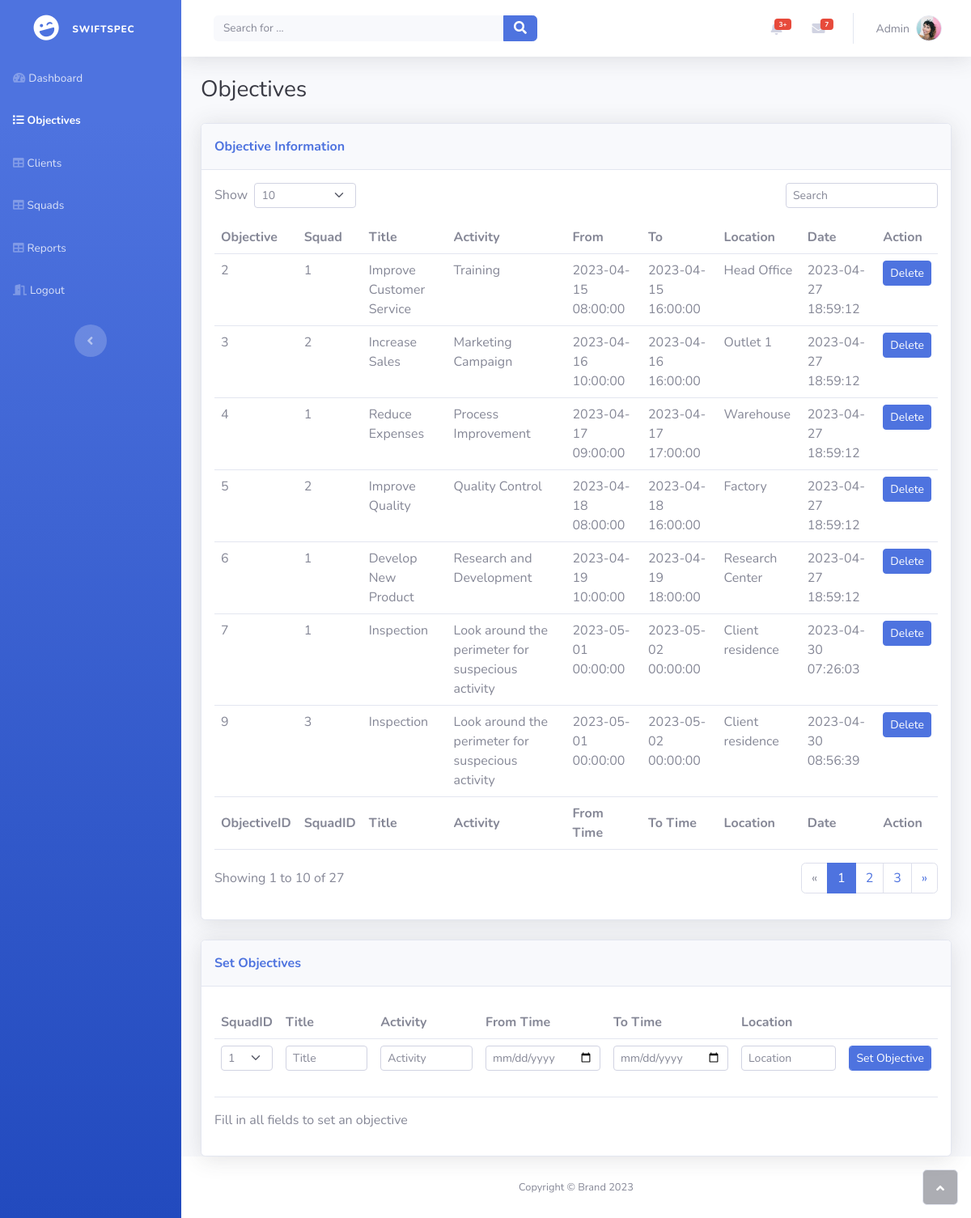
/objectives.php, run on an earlier commit of the app's database.
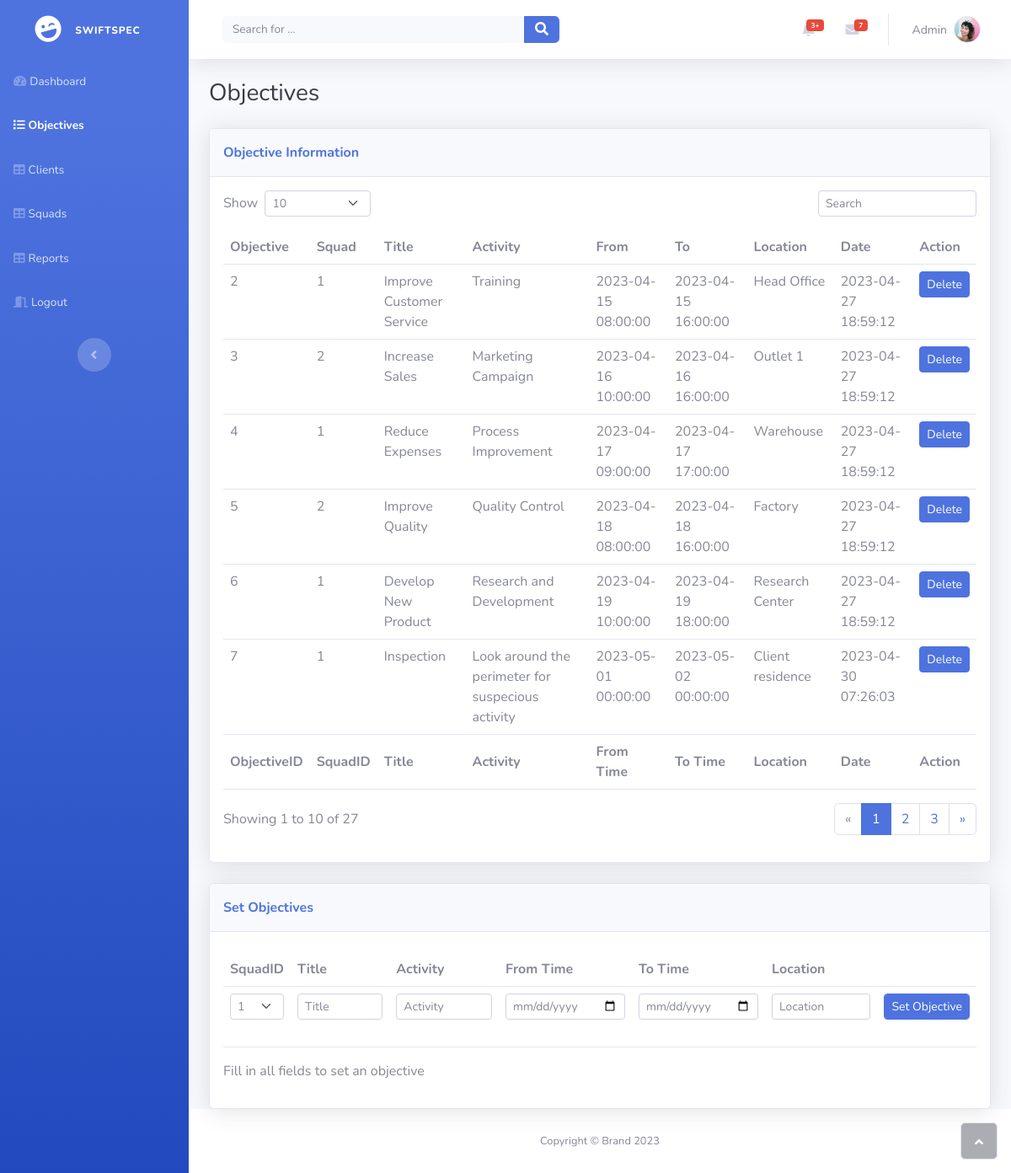
And on a later commit of the database.
### tables this page shows
CREATE TABLE `objectives` (
  `ObjectiveID` int(11) NOT NULL,
  `SquadID` int(11) DEFAULT NULL,
  `Title` varchar(50) DEFAULT NULL,
  `Activity` varchar(255) DEFAULT NULL,
  `FromTime` datetime DEFAULT NULL,
  `ToTime` datetime DEFAULT NULL,
  `Location` varchar(255) DEFAULT NULL,
  `DateSet` timestamp NOT NULL DEFAULT current_timestamp() ON UPDATE current_timestamp()
);

### php/displayobjectives.php (called while the page is built)
<?php
require_once 'connection.php';
$sql = "SELECT * FROM objectives";
$result = $connection->query($sql);
$rows = array();
if ($result->num_rows > 0) {
  while($row = $result->fetch_assoc()) {
    $rows[] = $row;
  }
}
?>

### php/listsquads.php (called while the page is built)
<?php
$sql = "SELECT SquadID FROM squad ORDER BY SquadID ASC";
$result = $connection->query($sql);
$rows = array();
if ($result->num_rows > 0) {
  while($row = $result->fetch_assoc()) {
    $rows[] = $row;
  }
}
?>

### objectives.php (the view, shortened to what this page needs)
<?php
    require_once 'php/connection.php';
    require_once 'php/displayobjectives.php';
?>
<!DOCTYPE html>
<html lang="en">
<head>
    <link rel="stylesheet" href="assets/bootstrap/css/bootstrap.min.css">
    <link rel="stylesheet" href="assets/fonts/fontawesome-all.min.css">
</head>
<body id="page-top">
    <div id="wrapper">
        <nav class="navbar navbar-dark align-items-start sidebar sidebar-dark accordion bg-gradient-primary p-0">
            <div class="container-fluid d-flex flex-column p-0"><a class="navbar-brand d-flex justify-content-center align-items-center sidebar-brand m-0" href="#">
                    <div class="sidebar-brand-icon rotate-n-15"><i class="fas fa-laugh-wink"></i></div>
                    <div class="sidebar-brand-text mx-3"><span style="font-size: 12px;">SwiftSpec</span></div>
                </a>
                <ul class="navbar-nav text-light" id="accordionSidebar">
                    <li class="nav-item"><a class="nav-link" href="admin.php"><i class="fas fa-tachometer-alt"></i><span>Dashboard</span></a></li>
                    <li class="nav-item"><a class="nav-link active" href="Objectives.php"><i class="fas fa-list"></i><span>Objectives</span></a></li>
                    <li class="nav-item"><a class="nav-link" href="clients.php"><i class="fas fa-table"></i><span>Clients</span></a></li>
                    <li class="nav-item"><a class="nav-link" href="squads.php"><i class="fas fa-table"></i><span>Squads</span></a></li>
                    <li class="nav-item"><a class="nav-link" href="reports.php"><i class="fas fa-table"></i><span>Reports</span></a></li>
                    <li class="nav-item"><a class="nav-link" href="php/logout.php"><i class="fas fa-door-open"></i><span>Logout</span></a></li>
                </ul>
                <div class="text-center d-none d-md-inline"><button class="btn rounded-circle border-0" id="sidebarToggle" type="button"></button></div>
            </div>
        </nav>
        <div class="d-flex flex-column" id="content-wrapper">
            <div id="content">
                <nav class="navbar navbar-light navbar-expand bg-white shadow mb-4 topbar static-top">
                    <div class="container-fluid"><button class="btn btn-link d-md-none rounded-circle me-3" id="sidebarToggleTop" type="button"><i class="fas fa-bars"></i></button>
                        <form class="d-none d-sm-inline-block me-auto ms-md-3 my-2 my-md-0 mw-100 navbar-search">
                            <div class="input-group"><input class="bg-light form-control border-0 small" type="text" placeholder="Search for ..."><button class="btn btn-primary py-0" type="button"><i class="fas fa-search"></i></button></div>
                        </form>
                        <ul class="navbar-nav flex-nowrap ms-auto">
                            <li class="nav-item dropdown no-arrow mx-1">
                                <div class="nav-item dropdown no-arrow"><a class="dropdown-toggle nav-link" aria-expanded="false" data-bs-toggle="dropdown" href="#"><span class="badge bg-danger badge-counter">3+</span><i class="fas fa-bell fa-fw"></i></a>
                                </div>
                            </li>
                            <li class="nav-item dropdown no-arrow mx-1">
                                <div class="nav-item dropdown no-arrow"><a class="dropdown-toggle nav-link" aria-expanded="false" data-bs-toggle="dropdown" href="#"><span class="badge bg-danger badge-counter">7</span><i class="fas fa-envelope fa-fw"></i></a>
                                </div>
                            </li>
                            <li class="nav-item dropdown no-arrow">
                                <div class="nav-item dropdown no-arrow"><a class="dropdown-toggle nav-link" aria-expanded="false" data-bs-toggle="dropdown" href="#"><span class="d-none d-lg-inline me-2 text-gray-600 small">Admin</span><img class="border rounded-circle img-profile" src="assets/img/avatars/avatar1.jpeg"></a>
                                </div>
                            </li>
                        </ul>
                    </div>
                </nav>
                <div class="container-fluid">
                    <h3 class="text-dark mb-4">Objectives</h3>
                    <div class="card shadow mb-4">
                        <div class="card-header py-3">
                            <p class="text-primary m-0 fw-bold">Objective Information</p>
                        </div>
                        <div class="card-body">
                            <div class="row">
                                <div class="col-md-6 text-nowrap">
                                    <div id="dataTable_length" class="dataTables_length" aria-controls="dataTable">
                                        <label class="form-label">Show&nbsp;
                                            <select class="d-inline-block form-select form-select-sm">
                                                <option value="10" selected="">10</option>
                                            </select>&nbsp;
                                        </label>
                                    </div>
                                </div>
                                <div class="col-md-6">
                                    <div class="text-md-end dataTables_filter" id="dataTable_filter"><label class="form-label"><input type="search" class="form-control form-control-sm" aria-controls="dataTable" placeholder="Search"></label></div>
                                </div>
                            </div>
                            <div class="table-responsive table mt-2" id="dataTable" role="grid" aria-describedby="dataTable_info">
                                <table class="table my-0" id="dataTable">
                                    <thead>
                                        <tr>
                                            <th>Objective</th>
                                            <th>Squad</th>
                                            <th>Title</th>
                                            <th>Activity</th>
                                            <th>From</th>
                                            <th>To</th>
                                            <th>Location</th>
                                            <th>Date</th>
                                            <th>Action</th>
                                        </tr>
                                    </thead>
                                    <tbody>
                                        <?php foreach ($rows as $row): ?>
                                            <tr>
                                                <td><?php echo $row['ObjectiveID']; ?></td>
                                                <td><?php echo $row['SquadID']; ?></td>
                                                <td><?php echo $row['Title']; ?></td>
                                                <td><?php echo $row['Activity']; ?></td>
                                                <td><?php echo $row['FromTime']; ?></td>
                                                <td><?php echo $row['ToTime']; ?></td>
                                                <td><?php echo $row['Location']; ?></td>
                                                <td><?php echo $row['DateSet']; ?></td>
                                                <td>
                                                    <form method="POST" action="php/deleteobjective.php">
                                                        <button class="btn btn-primary btn-sm" name="ObjectiveID" value="<?php echo $row['ObjectiveID'];?>">Delete</button>
                                                    </form>
                                                </td>
                                            </tr>
                                        <?php endforeach; ?>
                                    </tbody>
                                    <tfoot>
                                        <tr>
                                            <td><strong>ObjectiveID</strong></td>
                                            <td><strong>SquadID</strong></td>
                                            <td><strong>Title</strong></td>
                                            <td><strong>Activity</strong></td>
                                            <td><strong>From Time</strong></td>
                                            <td><strong>To Time</strong></td>
                                            <td><strong>Location</strong></td>
                                            <td><strong>Date</strong></td>
                                            <td><strong>Action</strong></td>
                                        </tr>
                                    </tfoot>
                                </table>
                            </div>
                            <div class="row">
                                <div class="col-md-6 align-self-center">
                                    <p id="dataTable_info" class="dataTables_info" role="status" aria-live="polite">Showing 1 to 10 of 27</p>
                                </div>
                                <div class="col-md-6">
                                    <nav class="d-lg-flex justify-content-lg-end dataTables_paginate paging_simple_numbers">
                                        <ul class="pagination">
                                            <li class="page-item disabled"><a class="page-link" aria-label="Previous" href="#"><span aria-hidden="true">«</span></a></li>
                                            <li class="page-item active"><a class="page-link" href="#">1</a></li>
                                            <li class="page-item"><a class="page-link" href="#">2</a></li>
                                            <li class="page-item"><a class="page-link" href="#">3</a></li>
                                            <li class="page-item"><a class="page-link" aria-label="Next" href="#"><span aria-hidden="true">»</span></a></li>
                                        </ul>
                                    </nav>
                                </div>
                            </div>
                        </div>
                    </div>
                    <div class="card shadow">
                        <div class="card-header py-3">
                            <p class="text-primary m-0 fw-bold">Set Objectives</p>
                        </div>
                        <div class="card-body">
                            <div class="table-responsive table mt-2" id="dataTable" role="grid" aria-describedby="dataTable_info">
                                <table class="table my-0" id="dataTable">
                                    <thead>
                                        <tr>
                                            <th>SquadID</th>
                                            <th>Title</th>
                                            <th>Activity</th>
                                            <th>From Time</th>
                                            <th>To Time</th>
                                            <th>Location</th>
                                        </tr>
                                    </thead>
                                    <form method="POST" action="php/addobjective.php">
                                        <tbody>
                                            <tr>
                                                <td>
                                                <select class="d-inline-block form-select form-select-sm" name="SquadID">
                                                    <?php
                                                        require_once 'php/listsquads.php';
                                                        foreach ($rows as $row):
                                                            $squadID = $row['SquadID'];
                                                    ?>
                                                            <option value="<?php echo $squadID; ?>"><?php echo $squadID; ?></option>
                                                    <?php
                                                        endforeach;
                                                    ?>
                                                </select>&nbsp;
                                                </td>
                                                <td><input class="form-control form-control-sm" type="text" id="title" placeholder="Title" name="title"></td>
                                                <td><input class="form-control form-control-sm" type="text" id="activity" placeholder="Activity" name="activity"></td>
                                                <td><input class="form-control form-control-sm" type="date" id="fromtime" placeholder="Form Time" name="fromtime"></td>
                                                <td><input class="form-control form-control-sm" type="date" id="totime" placeholder="To Time" name="totime"></td>
                                                <td><input class="form-control form-control-sm" type="text" id="location" placeholder="Location" name="location"></td>
                                                <td><input class="form-control form-control-sm btn btn-primary btn-sm" type="submit" name="submit" value="Set Objective"></td>
                                            </tr>
                                        </tbody>
                                    </form>
                                </table>
                            </div>
                            <div class="row">
                                <div class="col-md-6 align-self-center">
                                    <p id="dataTable_info" class="dataTables_info" role="status" aria-live="polite">Fill in all fields to set an objective</p>
                                </div>
                                <div class="col-md-6">
                                </div>
                            </div>
                        </div>
                    </div>
                </div>
            </div>
            <footer class="bg-white sticky-footer">
                <div class="container my-auto">
                    <div class="text-center my-auto copyright"><span>Copyright © Brand 2023</span></div>
                </div>
            </footer>
        </div>
        <a class="border rounded d-inline scroll-to-top" href="#page-top"><i class="fas fa-angle-up"></i></a>
    </div>
</body>
</html>

What changed in the data, as far as the page shows it:
removed objectives: ObjectiveID "9", SquadID "3", Title "Inspection", Activity "Look around the perimeter for suspecious activity", FromTime "2023-05-01 00:00:00", ToTime "2023-05-02 00:00:00", Location "Client residence", DateSet "2023-04-30 08:56:39"
